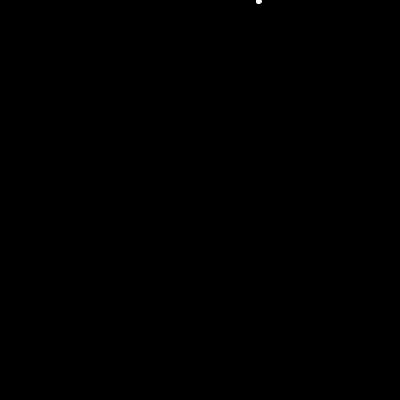
Frame 1 (no input)
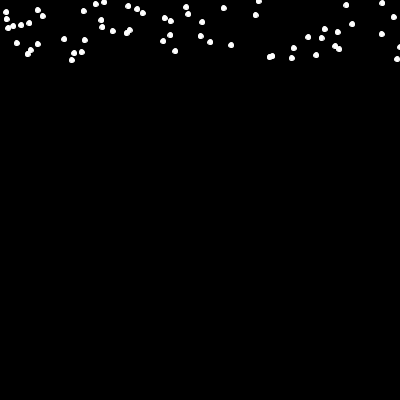
Frame 60 (the mouse pressed at the canvas centre just before this capture)
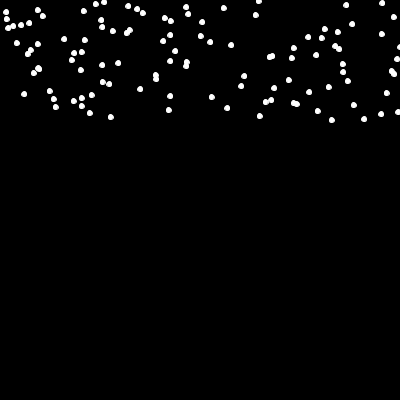
Frame 120 (the mouse held since frame 60 and released just before this capture)

The Processing sketch that drew these frames (run headless with seeded random() and noise(); from frame 60 on, the mouse is pressed at the canvas centre):

// Processing sketch: processing_167616
// ── processing_167616.pde

float a = 400;
float b = 1;

void setup() {
  size(400, 400);
  background(0);

}

//snow
void draw() {
    float r=random(0,a);
    float r2=random(b,0);
    
fill(255);
stroke(255);

ellipse(r,r2,5,5);
a = a +1;
b = b +1;
}
